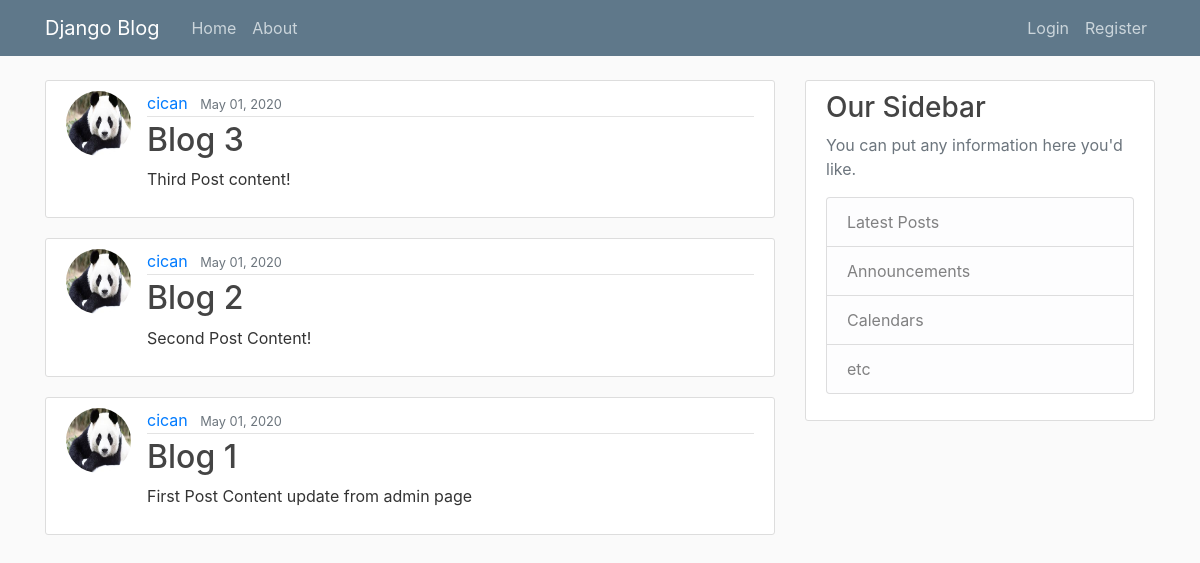
/, run on an earlier commit of the app's database.
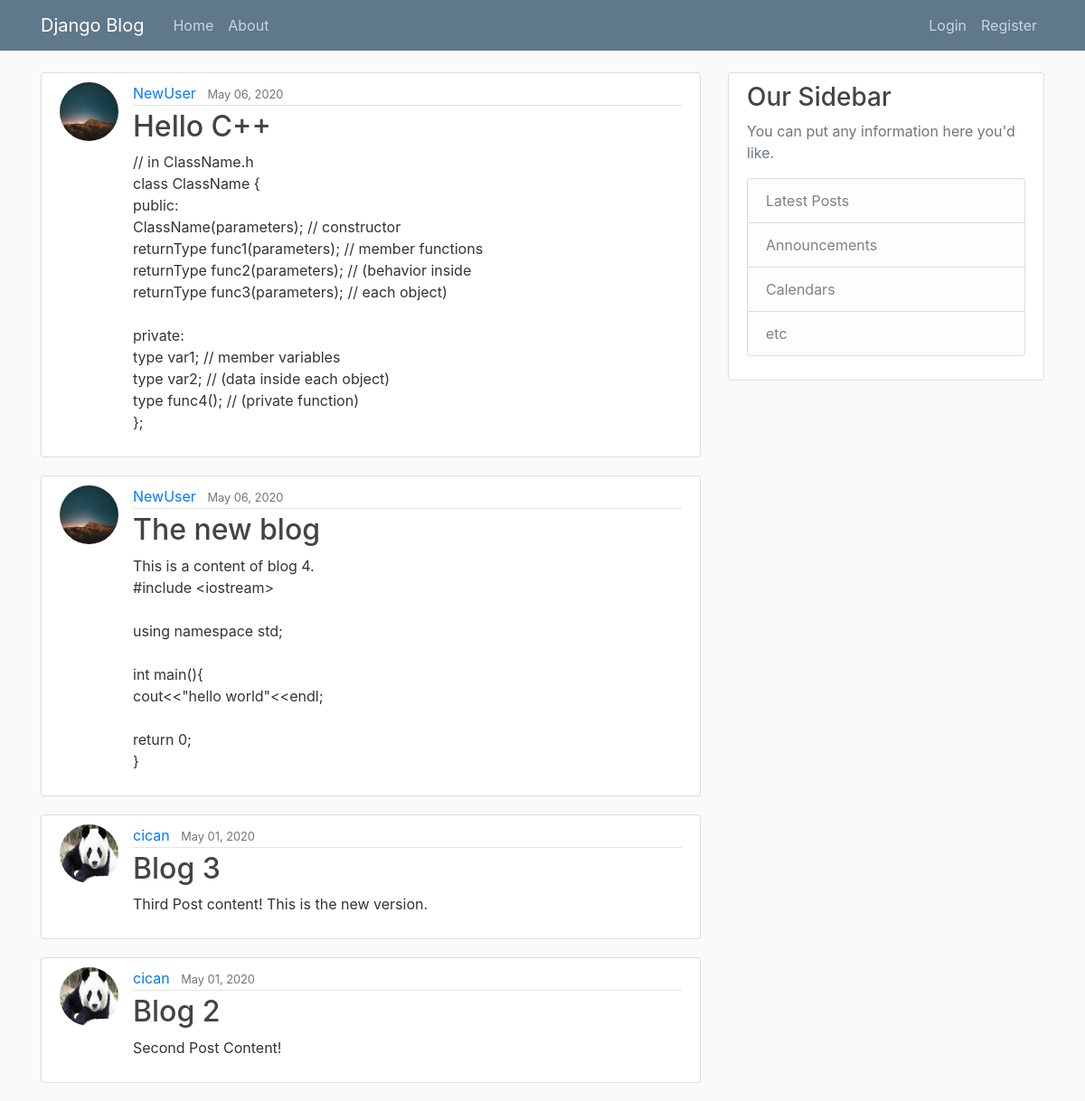
And on a later commit of the database.
### blog/models.py (models this page shows, shortened)
class Post(models.Model):
    title = models.CharField(max_length=100)
    content = models.TextField()
    date_created = models.DateTimeField(default=timezone.now)
    author = models.ForeignKey(User, on_delete=models.CASCADE)

### users/models.py (models this page shows, shortened)
class Profile(models.Model):
    user = models.OneToOneField(User, on_delete=models.CASCADE)
    image = models.ImageField(default='default.jpg',upload_to='profile_pics')

### blog/views.py (the view)
# urls.py: path('', PostListView.as_view(), name='blog-home'),
class PostListView(ListView):
    model = Post
    template_name = 'blog/home.html' #app/model_viewtype.html -> naming convertion
    context_object_name = 'posts'
    ordering = ['-date_created']
    paginate_by = 5

### blog/templates/blog/home.html
{% extends "blog/base.html" %}
{% block content%}
{% for post in posts %}
<article class="media content-section">
    <img class="rounded-circle article-img" src="{{ post.author.profile.image.url }}">
    <div class="media-body">
        <div class="article-metadata">
            <a class="mr-2" href="#">{{ post.author }}</a>
            <small class="text-muted">{{ post.date_created|date:"F d, Y" }}</small>
        </div>
        <h2><a class="article-title" href="{% url 'post-detail' post.id %}">{{ post.title }}</a></h2>
        <p class="article-content">{{ post.content }}</p>
    </div>
</article>
{% endfor %}
{% endblock content %}

### blog/templates/blog/base.html (shortened to what this page needs)
{% load static %}
<!DOCTYPE html>
<html>
<head>
    <link rel="stylesheet" href="https://maxcdn.bootstrapcdn.com/bootstrap/4.0.0/css/bootstrap.min.css"
>
    <link rel="stylesheet" type="text/css" href="{% static 'blog/main.css' %}">
</head>
<body>
    <header class="site-header">
        <nav class="navbar navbar-expand-md navbar-dark bg-steel fixed-top">
            <div class="container">
                <a class="navbar-brand mr-4" href="{% url 'blog-home'%}">Django Blog</a>
                <div class="collapse navbar-collapse" id="navbarToggle">
                    <div class="navbar-nav mr-auto">
                        <a class="nav-item nav-link" href="{% url 'blog-home'%}">Home</a>
                        <a class="nav-item nav-link" href="{% url 'blog-about'%}">About</a>
                    </div>
                    <div class="navbar-nav">
                        {% if user.is_authenticated %}
                            <a class="nav-item nav-link" href="{% url 'post-create' %}">New Post</a>
                            <a class="nav-item nav-link" href="{% url 'profile' %}">Profile</a>
                            <a class="nav-item nav-link" href="{% url 'logout' %}">Logout</a>
                        {% else %}
                            <a class="nav-item nav-link" href="{% url 'login' %}">Login</a>
                            <a class="nav-item nav-link" href="{% url 'register' %}">Register</a>
                        {% endif %}
                    </div>
                </div>
            </div>
        </nav>
    </header>
    <main role="main" class="container">
        <div class="row">
            <div class="col-md-8">
                {% block content %}{% endblock %}
            </div>
            <div class="col-md-4">
                <div class="content-section">
                    <h3>Our Sidebar</h3>
                    <p class='text-muted'>You can put any information here you'd like.
                        <ul class="list-group">
                            <li class="list-group-item list-group-item-light">Latest Posts</li>
                            <li class="list-group-item list-group-item-light">Announcements</li>
                            <li class="list-group-item list-group-item-light">Calendars</li>
                            <li class="list-group-item list-group-item-light">etc</li>
                        </ul>
                    </p>
                </div>
            </div>
        </div>
    </main>
</body>
</body>
</html>

### blog/static/blog/main.css (style rules this page uses)
body { background: #fafafa; color: #333333; margin-top: 5rem; }
h1, h2, h3, h4, h5, h6 { color: #444444; }
ul { margin: 0; }
.bg-steel { background-color: #5f788a; }
.site-header .navbar-nav .nav-link { color: #cbd5db; }
.content-section { background: #ffffff; padding: 10px 20px; border: 1px solid #dddddd; border-radius: 3px; margin-bottom: 20px; }
.article-title { color: #444444; }
.article-content { white-space: pre-line; }
.article-img { height: 65px; width: 65px; margin-right: 16px; }
.article-metadata { padding-bottom: 1px; margin-bottom: 4px; border-bottom: 1px solid #e3e3e3 }

What changed in the data, as far as the page shows it:
removed Post: author.profile.image (picture), author "cican", date_created "May 01, 2020", title "Blog 1", content "First Post Content update from admin page"
added Post: author.profile.image (picture), author "NewUser", date_created "May 06, 2020", title "Hello C++", content "// in ClassName.h class ClassName { public: ClassName(parameters); // constructor returnType func1(parameters); // member functions returnType func2(parameters); // (behavior inside returnType func3(parameters); // each object) private: type var1; // member variables type var2; // (data inside each object) type func4(); // (private function) };"
added Post: author.profile.image (picture), author "NewUser", date_created "May 06, 2020", title "The new blog", content "This is a content of blog 4. #include <iostream> using namespace std; int main(){ cout<<\"hello world\"<<endl; return 0; }"
changed Post "Blog 3": content "Third Post content!" → "Third Post content! This is the new version."
